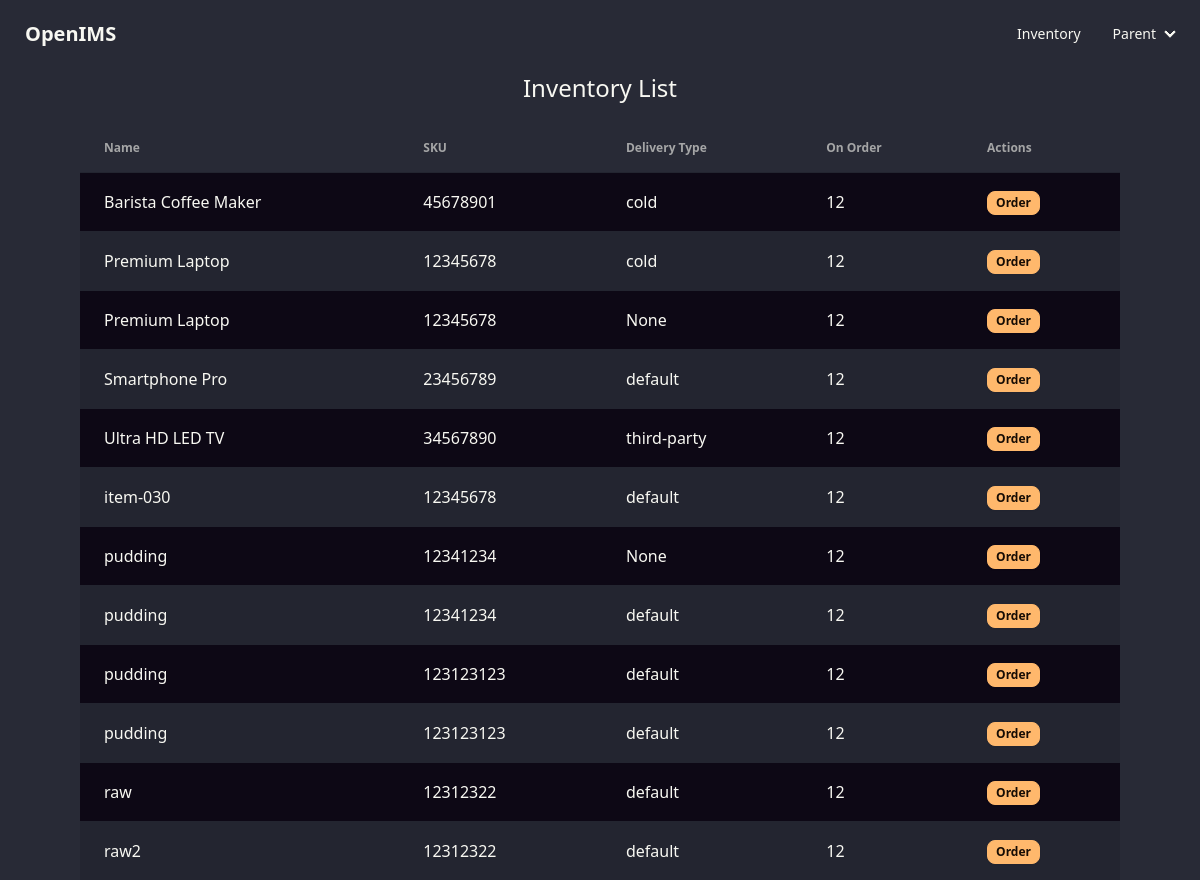
Screenshot of /portal/inventory/ with the database file from the repository.
### inventory/models.py (models this page shows, shortened)
class Inventory(models.Model):
    name = models.CharField(max_length=2000)
    sku = models.CharField(max_length=10)
    brand = models.CharField(max_length=1000)
    vendor = models.CharField(max_length=1000)
    delivery_type = models.ForeignKey(DeliveryType, null=True, on_delete=models.SET_NULL)
    unit_delivery_quantity = models.IntegerField() # how many units are delivered in a full casepack
    sale_price = models.IntegerField()
    class Meta:
        ordering = ['name']

### deliveries/models.py (models this page shows, shortened)
class DeliveryType(models.Model):
    name = models.CharField(max_length=256)
    recurrences = RecurrenceField()
    start_date = models.DateField(auto_now_add=True, blank=True)
    next_delivery_date = models.DateTimeField(blank=True, null=True)
    def __str__(self):
        return self.name

### inventory_portal/views.py (the view)
# urls.py: path('', views.InventoryPortal.as_view()),
class InventoryPortal(APIView):
    renderer_classes = [TemplateHTMLRenderer]
    template_name = 'inventory_portal/inventory_list.html'
    def get(self, request):
        queryset = Inventory.objects.all()
        return Response({'inventory': queryset})

### templates/inventory_portal/inventory_list.html
{% extends 'authenticated-base.html' %}
{% block content %}
<div class="flex flex-col items-center mx-10 md:mx-20">
    <h1 class="prose-2xl mb-4">Inventory List</h1>
    <table class="table table-zebra table-lg">
        <thead>
            <tr>
                <th>Name</th>
                <th>SKU</th>
                <th>Delivery Type</th>
                <th>On Order</th>
                <th>Actions</th>
            </tr>
        </thead>
        <tbody id="todo-table-body">
        {% for inventory_entry in inventory %}
                <tr class="bg-secondary-content">
                    <td>{{ inventory_entry.name }}</td>
                    <td>{{ inventory_entry.sku }}</td>
                    <td>{{ inventory_entry.delivery_type }}</td>
                    <td>
                        <span>12</span>
                    </td>
                    <td>
                        <button class="btn btn-xs btn-accent">Order</button>
                    </td>
                </tr>
        {% endfor %}
        </tbody>
    </table>
</div>
{% endblock %}

### templates/authenticated-base.html (shortened to what this page needs)
{% load static tailwind_tags %}
{% load compress %}
{% load static %}
<!DOCTYPE html>
<html data-theme="dracula" lang="en">
<head>
    {% compress css %}
    <link rel="stylesheet" href="{% static 'src/output.css' %}">
    {% endcompress %}
    <link href="https://cdn.jsdelivr.net/npm/daisyui@4.0.9/dist/full.min.css" rel="stylesheet" type="text/css" />
    <script src="https://cdn.tailwindcss.com?plugins=typography"></script>
</head>
<body hx-headers='{"X-CSRFToken": "{{ csrf_token }}"}'>
        <div class="navbar bg-base-100">
            <div class="flex-1">
              <a class="btn btn-ghost text-xl">OpenIMS</a>
            </div>
            <div class="flex-none">
              <ul class="menu menu-horizontal px-1">
                <li><a href="/portal/inventory/">Inventory</a></li>
                <li>
                  <details>
                    <summary>
                      Parent
                    </summary>
                  </details>
                </li>
              </ul>
            </div>
          </div>
            {% block content %}
        {% endblock %}
</body>
</html>

### rows the page displays
Inventory: name "Barista Coffee Maker", sku "45678901", delivery_type "cold"
Inventory: name "Premium Laptop", sku "12345678", delivery_type "cold"
Inventory: name "Premium Laptop", sku "12345678", delivery_type "None"
Inventory: name "Smartphone Pro", sku "23456789", delivery_type "default"
Inventory: name "Ultra HD LED TV", sku "34567890", delivery_type "third-party"
Inventory: name "item-030", sku "12345678", delivery_type "default"
Inventory: name "pudding", sku "12341234", delivery_type "None"
Inventory: name "pudding", sku "12341234", delivery_type "default"
Inventory: name "pudding", sku "123123123", delivery_type "default"
Inventory: name "pudding", sku "123123123", delivery_type "default"
Inventory: name "raw", sku "12312322", delivery_type "default"
Inventory: name "raw2", sku "12312322", delivery_type "default"
